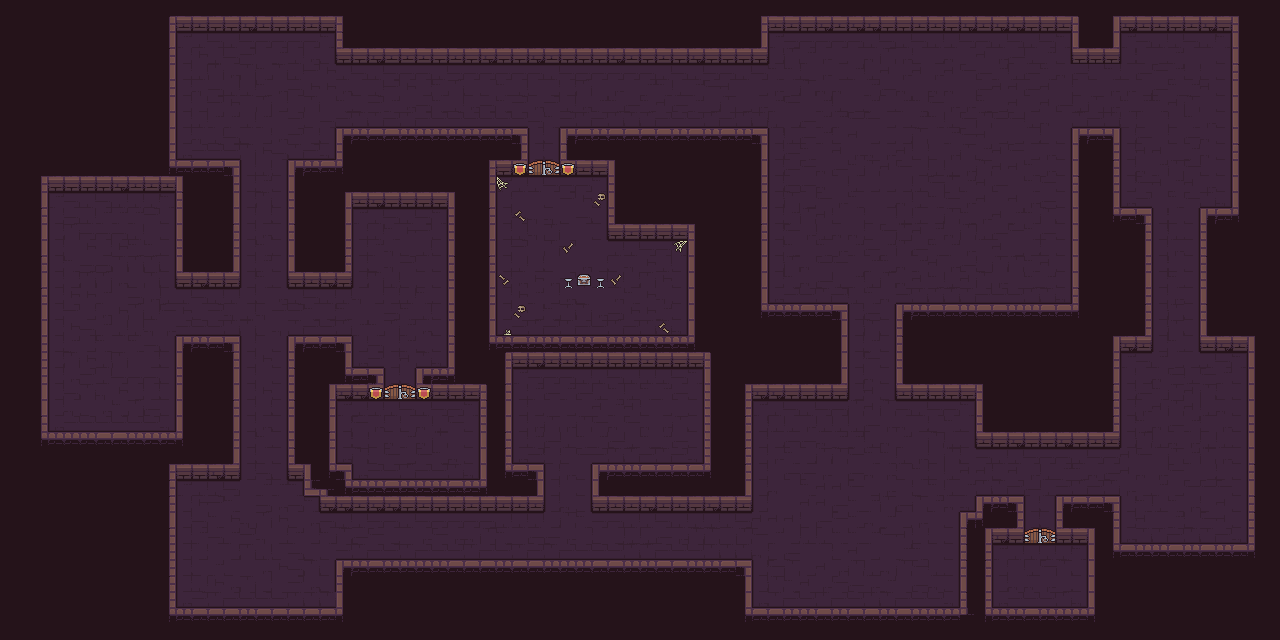

Rendered tile map (Tiled .tmx) drawn with the repository's tilesets; below, a short description and the map source with its tile grids summarised:
An orthogonal 80x40 tile map with 16x16 px tiles, 4 tile layers (bg, walls and floor, doors, decorations).

<map version="1.10" tiledversion="1.11.2" orientation="orthogonal" renderorder="right-down" width="80" height="40" tilewidth="16" tileheight="16" infinite="0" nextlayerid="5" nextobjectid="1">
 <tileset firstgid="1" name="Dungeon_Tileset" tilewidth="16" tileheight="16" tilecount="100" columns="10">
  <image source="tileset/Dungeon_Tileset.png" width="160" height="160" />
 </tileset>
 <layer id="4" name="bg" width="80" height="40">
  <data>[3200 cells, 3200 non-empty, 1 distinct tile ids]</data>
 </layer>
 <layer id="1" name="walls and floor" width="80" height="40">
  <data>[3200 cells, 2266 non-empty, 42 distinct tile ids]</data>
 </layer>
 <layer id="2" name="doors" width="80" height="40">
  <data>[3200 cells, 6 non-empty, 2 distinct tile ids]</data>
 </layer>
 <layer id="3" name="decorations" width="80" height="40">
  <data>[3200 cells, 17 non-empty, 7 distinct tile ids]</data>
 </layer>
</map>
